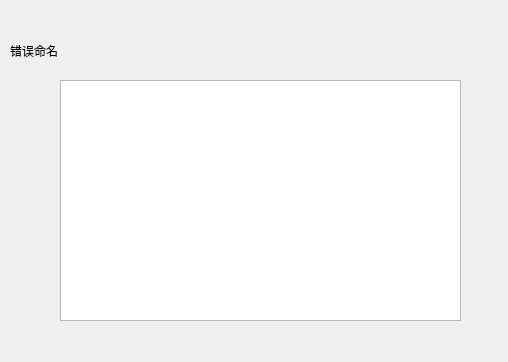
<?xml version="1.0" encoding="UTF-8"?>
<ui version="4.0">
 <class>infwrong</class>
 <widget class="QDialog" name="infwrong">
  <property name="geometry">
   <rect>
    <x>0</x>
    <y>0</y>
    <width>508</width>
    <height>362</height>
   </rect>
  </property>
  <property name="windowTitle">
   <string>Dialog</string>
  </property>
  <widget class="QLabel" name="label">
   <property name="geometry">
    <rect>
     <x>10</x>
     <y>40</y>
     <width>71</width>
     <height>21</height>
    </rect>
   </property>
   <property name="text">
    <string>错误命名</string>
   </property>
  </widget>
  <widget class="QListWidget" name="listWidget">
   <property name="geometry">
    <rect>
     <x>60</x>
     <y>80</y>
     <width>401</width>
     <height>241</height>
    </rect>
   </property>
  </widget>
 </widget>
 <resources/>
 <connections/>
</ui>
